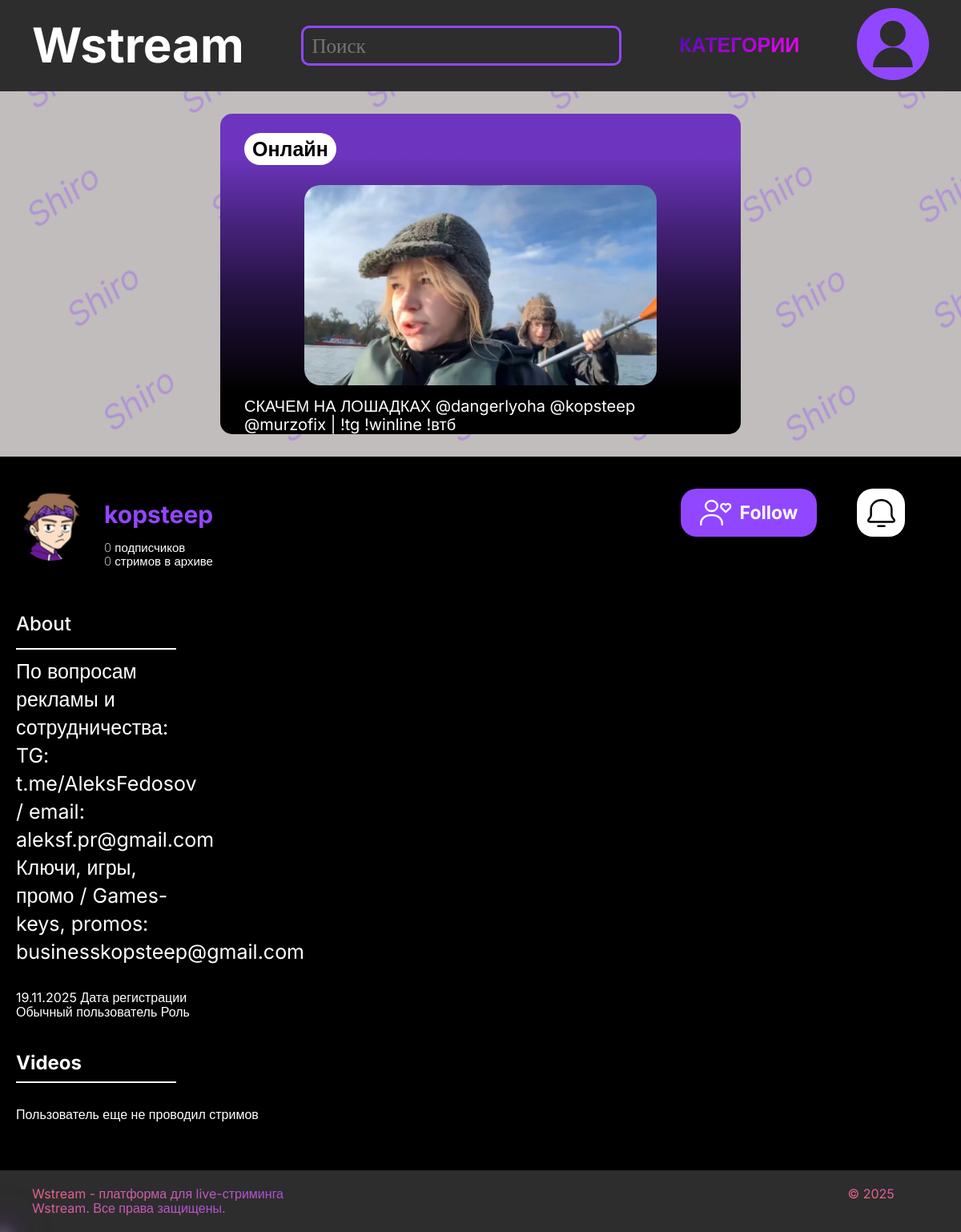
/user/3/, run on the app's committed database.
### hello/models.py (models this page shows, shortened)
class Streams(models.Model):
    status = [
        ("Транслируется", "Транслируется"),
        ("Завершился", "Завершился")
    ]
    name = models.CharField('Название стрима', max_length=200, default="Новый стрим")
    id_users = models.ForeignKey(Users, on_delete=models.CASCADE, verbose_name='Пользователь')
    category = models.ForeignKey(StreamCategory, on_delete=models.SET_NULL, null=True, blank=True, verbose_name='Категория')
    status = models.CharField('Статус', max_length=50, choices=status, default="Транслируется")
    preview = models.ImageField('Обложка', upload_to='stream-preview/', null=True, blank=True)
    start_time = models.DateTimeField('Время начала стрима', default=timezone.now)
    end_time = models.DateTimeField('Время окончания стрима', null=True, blank=True)
    max_viewers = models.IntegerField('Макс. кол. зрителей', null=True, blank=True, default=0)
    description = models.TextField('Описание стрима', null=True, blank=True)
    class Meta:
        verbose_name = "Стрим"
        verbose_name_plural = "Стримы"

class Users(models.Model):
    rol = [
        ("Админ", "Админ"),
        ("Модератор", "Модератор"),
        ("Обычный пользователь", "Обычный пользователь")
    ]
    user = models.OneToOneField(User, on_delete=models.CASCADE, verbose_name='Пользователь Django', null=True, blank=True)
    user_name = models.CharField(verbose_name='Имя пользователя', max_length=30, default="Пользователь")
    email = models.EmailField("Почта", max_length=100, default="user@example.com")
    hash_particle = models.CharField('Хэш', max_length=100, blank=True, null=True)
    registration_date = models.DateField("Дата регистрации", auto_now_add=True)
    about = models.TextField("Информация о себе", null=True, blank=True)
    avatar = models.ImageField('Аватарка', upload_to='users_photos/', null=True, blank=True, default='users_photos/default_avatar.png')
    nickname = models.CharField("Никнейм", max_length=50, default="User")
    roles = models.CharField('Роль', max_length=50, choices=rol, default="Обычный пользователь")
    class Meta:
        verbose_name = "Пользователь"
        verbose_name_plural = "Пользователи"

### hello/views.py (the view, shortened to what this page needs)
# urls.py: path('user/<int:user_id>/', page4, name='user_profile'),
def page4(request, user_id=None):
    try:
        if user_id:
            user_profile = get_object_or_404(Users, id=user_id)
        current_stream = Streams.objects.filter(id_users=user_profile, status="Транслируется").first()
        archive_streams = Streams.objects.filter(id_users=user_profile, status="Завершился")[:3]
        subscriber_count = Subscriptions.objects.filter(id_users_for=user_profile).count()
    except Exception as e:
        user_profile = None
        current_stream = None
        archive_streams = []
        subscriber_count = 0
        print(f"Error in page4: {e}")
    context = {
        'user_profile': user_profile,
        'current_stream': current_stream,
        'archive_streams': archive_streams,
        'subscriber_count': subscriber_count,
    }
    return render(request, 'page-4.html', context)

### hello/templates/page-4.html (shortened to what this page needs)
{% extends "main.html" %}
{% load static %}
{% block main %}
{% if current_stream %}
<section class="last-stream">
    <div class="last">
        <h4 class="last-title">
            Онлайн
        </h4>
        <div class="last-priew">
            {% if current_stream.preview %}
            <img src="{{ current_stream.preview.url }}" alt="{{ current_stream.name }}" class="last-priew-img">
            {% else %}
            <img src="{% static 'images/image (3).png' %}" alt="{{ current_stream.name }}" class="last-priew-img">
            {% endif %}
            <p class="name-last-stream">{{ current_stream.name }}</p>
        </div>
    </div>
</section>
{% endif %}
<div class="container">
    <section class="header-account">
        <div class="neck nickii">
            <div class="imgaes-neck">
                {% if user_profile.avatar %}
                <img src="{{ user_profile.avatar.url }}" alt="{{ user_profile.nickname }}" class="img-nick">
                {% else %}
                <img src="{% static 'images/Group 3.png' %}" alt="{{ user_profile.nickname }}" class="img-nick">
                {% endif %}
            </div>
            <div class="necknamee">
                <h3 class="niekname-titlle purple">
                    {{ user_profile.nickname|default:"Пользователь" }}
                </h3>
                <div class="exit">
                    <p class="exit-text solid">{{ subscriber_count }} подписчиков</p>
                    <p class="exit-text solid">{{ archive_streams|length }} стримов в архиве</p>
                </div>
            </div>
        </div>
        <div class="start-stream">
            <button class="follow-btn follow-botton">
                <img src="{% static 'images/follow.svg' %}" alt="" class="follow-img">
                Follow
            </button>
            <a href="#" class="btn-start-two">
                <img src="{% static 'images/dzin.svg' %}" alt="" class="btn-img">
            </a>
        </div>
    </section>
    <section class="about">
        <div class="ABOUT-name-btn">
            <h2 class="about-title">About</h2>
            <p class="text-bd">{{ user_profile.about|default:"Пользователь еще не добавил информацию о себе." }}</p>
        </div>
        <div class="user-stats">
            <div class="stat-item">
                <span class="stat-number">{{ user_profile.registration_date|date:"d.m.Y" }}</span>
                <span class="stat-label">Дата регистрации</span>
            </div>
            <div class="stat-item">
                <span class="stat-number">{{ user_profile.roles|default:"Пользователь" }}</span>
                <span class="stat-label">Роль</span>
            </div>
        </div>
    </section>
    <section class="Videos">
        <h2 class="videos-title">Videos</h2>
        <div class="videos-list">
            {% for stream in archive_streams %}
            <div class="videos-item">
                {% if stream.preview %}
                <img src="{{ stream.preview.url }}" alt="{{ stream.name }}" class="videos-img">
                {% else %}
                <img src="{% static 'images/videos.jpg' %}" alt="{{ stream.name }}" class="videos-img">
                {% endif %}
                <div class="videos-info">
                    <div class="steam">
                        <img src="{% static 'images/steam.svg' %}" alt="" class="steam-img">
                    </div>
                    <div class="videos-informations">
                        <h4 class="videos-name">{{ stream.name }}</h4>
                        <p class="videos-text">{{ user_profile.nickname }}</p>
                        <p class="videos-text">
                            {% if stream.category %}
                            {{ stream.category.name }}
                            {% else %}
                            Без категории
                            {% endif %}
                        </p>
                        <p class="videos-date">{{ stream.start_time|date:"d.m.Y H:i" }}</p>
                    </div>
                </div>
            </div>
            {% empty %}
            <div class="no-videos">
                <p>Пользователь еще не проводил стримов</p>
            </div>
            {% endfor %}
        </div>
    </section>
</div>
{% endblock %}

### hello/static/css/style.css (style rules this page uses)
body { color: #ffffff; min-height: 100%; min-width: 100%; cursor: none; font-family: "Inter", sans-serif; }
* { margin: 0; box-sizing: border-box; }
a { text-decoration: none; color: #ffffff }
.container { max-width: 1490px; margin: 0 auto; }
a, input, button, .search-logo, .user, .linklogo { cursor: none !important; }
.header-account { display: flex; padding-right: 50px; margin-bottom: 40px; }
.neck { width: 50%; display: flex; }
.niekname-titlle { font-size: 1.875rem; }
.start-stream { width: 50%; display: flex; justify-content: end; gap: 50px; }
.img-nick { width: 90px; height: 90px; border-radius: 50px; }
.necknamee { margin-left: 20px; padding-top: 15px; }
.exit { display: flex; flex-direction: column; justify-content: space-between; font-size: 0.9375rem; margin-top: 15px; }
.btn-img { width: 35px; height: 35px; }
.btn-start-two { background-color: #fff; display: flex; justify-content: center; align-items: center; height: 60px; width: 60px; border-radius: 20px; }
.ABOUT-name-btn { margin-bottom: 30px; }
.about { padding-left: 5 0px; margin-bottom: 40px; }
.ABOUT-name-btn { line-height: 60px; width: 200px; }
.about-title { font-weight: 500; border-bottom: 2px solid #fff; }
.follow-btn { border: none; background-color: #9147FF; padding: 10px; border-radius: 20px; display: flex; align-items: center; justify-content: center; gap: 10px; color: #fff; font-size: 1.4375rem; font-weight: 700; width: 170px; }
.follow-img { width: 40px; }
.last-stream { padding-top: 44px; background-image: url(../images/fon-pag4.jpg); background-repeat: no-repeat; background-position: center; height: 500px; display: flex; justify-content: center; align-items: center; }
.last { background: #000000; background: linear-gradient(0deg, rgba(0, 0, 0, 1) 13%, rgba(36, 18, 64, 1) 44%, rgba(73, 36, 128, 1) 67%, rgba(109, 53, 191, 1) 87%); width: 650px; height: 400px; padding: 30px; border-radius: 15px; }
.last-title { font-size: 1.5625rem; background-color: #fff; color: #000; display: inline; border-radius: 25px; padding: 5px 10px; }
.last-priew { margin-top: 30px; display: flex; flex-direction: column; align-items: center; gap: 15px; font-size: 1.25rem; }
.last-priew-img { border-radius: 20px; width: 440px; height: 250px; }
.last-stream { margin-bottom: 40px; }
.purple { color: #9147FF; }
.solid { font-weight: 200; }
.follow-botton { height: 60px; }
.text-bd { margin-top: 10px; font-size: 1.5625rem; line-height: 35px; }
.videos-title { border-bottom: 2px solid #fff; padding-bottom: 10px; width: 200px; margin-bottom: 30px; }
.videos-list { display: flex; justify-content: space-between; }
.nickii { padding: 0; }
@media (max-width: 1200px) { .container, .container2, .container3 { padding: 0 20px; } }

### data on the page
Streams: preview (picture), name "СКАЧЕМ НА ЛОШАДКАХ @dangerlyoha @kopsteep @murzofix | !tg !winline !втб"
Users: avatar (picture), nickname "kopsteep", about "По вопросам рекламы и сотрудничества: TG: t.me/AleksFedosov / email: aleksf.pr@gmail.com Ключи, игры, промо / Games-keys, promos: businesskopsteep@gmail.com", registration_date "19.11.2025", roles "Обычный пользователь"

### other printed values
{{ subscriber_count }} "0"
{{ archive_streams|length }} "0"
